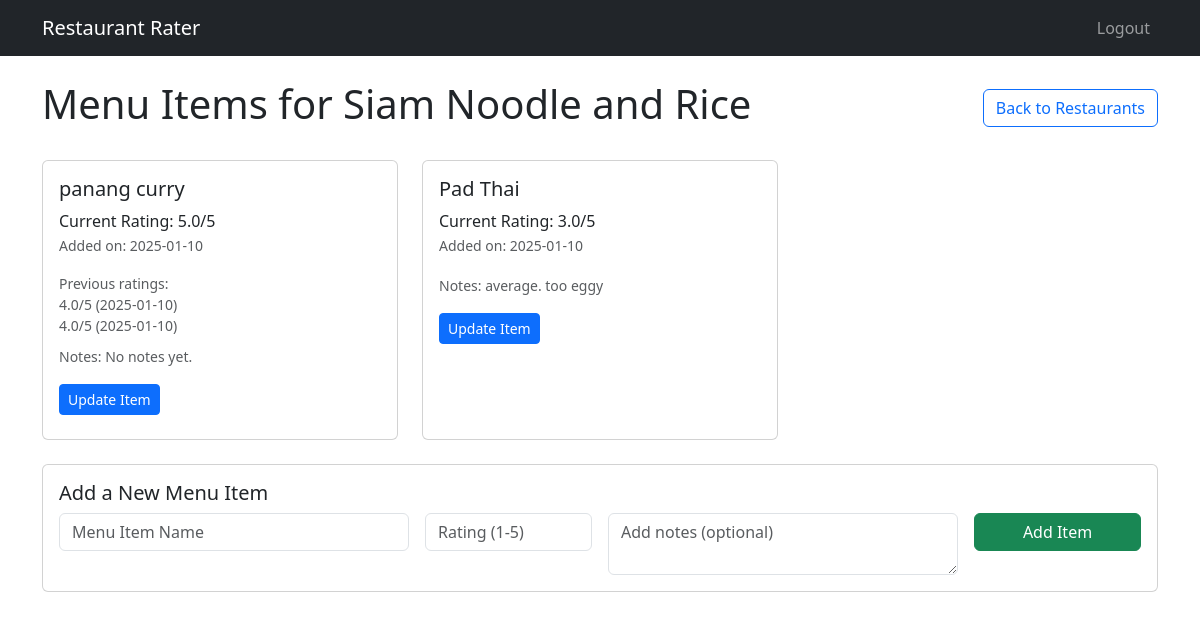
Screenshot of /restaurant/1 (signed in) with the database file from the repository.
### app.py (models this page shows, shortened)
class Restaurant(db.Model):
    id = db.Column(db.Integer, primary_key=True)
    name = db.Column(db.String(100), nullable=False)
    user_id = db.Column(db.Integer, db.ForeignKey('user.id'))
    user = db.relationship('User', backref=db.backref('restaurants', lazy=True))
    shared_with = db.relationship('User', secondary=restaurant_shares,
                                backref=db.backref('shared_restaurants', lazy=True))

class MenuItem(db.Model):
    id = db.Column(db.Integer, primary_key=True)
    name = db.Column(db.String(100), nullable=False)
    created_at = db.Column(db.DateTime, nullable=False, default=db.func.current_timestamp())
    restaurant_id = db.Column(db.Integer, db.ForeignKey('restaurant.id'))
    user_id = db.Column(db.Integer, db.ForeignKey('user.id'))
    restaurant = db.relationship('Restaurant', backref=db.backref('menu_items', lazy=True))
    user = db.relationship('User', backref=db.backref('menu_items', lazy=True))
    revisions = db.relationship('MenuItemRevision', backref='menu_item', order_by='MenuItemRevision.created_at.desc()')
    @property
    def rating(self):
        latest_revision = MenuItemRevision.query.filter_by(menu_item_id=self.id).order_by(MenuItemRevision.created_at.desc()).first()
        return latest_revision.rating if latest_revision else 0.0
    @property
    def notes(self):
        latest_revision = MenuItemRevision.query.filter_by(menu_item_id=self.id).order_by(MenuItemRevision.created_at.desc()).first()
        return latest_revision.notes if latest_revision else None

class MenuItemRevision(db.Model):
    id = db.Column(db.Integer, primary_key=True)
    menu_item_id = db.Column(db.Integer, db.ForeignKey('menu_item.id'))
    rating = db.Column(db.Float, nullable=False)
    created_at = db.Column(db.DateTime, nullable=False, default=db.func.current_timestamp())
    notes = db.Column(db.Text, nullable=True)

### app.py (the view)
@app.route('/restaurant/<int:restaurant_id>')
@login_required
def view_menu_items(restaurant_id):
    restaurant = Restaurant.query.get_or_404(restaurant_id)
    menu_items = MenuItem.query.filter_by(restaurant_id=restaurant_id).all()
    return render_template('menu_items.html', restaurant=restaurant, menu_items=menu_items)

### app.py (called while the page is built)
@login_manager.user_loader
def load_user(user_id):
    return User.query.get(int(user_id))

### templates/menu_items.html (shortened to what this page needs)
<!DOCTYPE html>
<html lang="en">
<head>
    <link href="https://cdn.jsdelivr.net/npm/bootstrap@5.3.2/dist/css/bootstrap.min.css" rel="stylesheet">
</head>
<body>
    <nav class="navbar navbar-expand-lg navbar-dark bg-dark">
        <div class="container">
            <a class="navbar-brand" href="/">Restaurant Rater</a>
            <div class="collapse navbar-collapse" id="navbarNav">
                <ul class="navbar-nav ms-auto">
                    <li class="nav-item">
                        <a class="nav-link" href="/logout">Logout</a>
                    </li>
                </ul>
            </div>
        </div>
    </nav>
    <div class="container mt-4">
        <div class="d-flex justify-content-between align-items-center mb-4">
            <h1>Menu Items for {{ restaurant.name }}</h1>
            <a href="{{ url_for('index') }}" class="btn btn-outline-primary">Back to Restaurants</a>
        </div>
        <div class="row row-cols-1 row-cols-md-3 g-4 mb-4">
            {% for item in menu_items %}
            <div class="col">
                <div class="card h-100">
                    <div class="card-body">
                        <h5 class="card-title">{{ item.name }}</h5>
                        <p class="card-text">
                            Current Rating: {{ "%.1f"|format(item.rating) }}/5
                            <br>
                            <small class="text-muted">Added on: {{ item.created_at.strftime('%Y-%m-%d') }}</small>
                        </p>
                        {% if item.revisions|length > 1 %}
                            <div class="small text-muted mb-2">
                                Previous ratings:
                                {% for revision in item.revisions[1:] %}
                                    <div>
                                        {{ "%.1f"|format(revision.rating) }}/5
                                        ({{ revision.created_at.strftime('%Y-%m-%d') }})
                                    </div>
                                {% endfor %}
                            </div>
                        {% endif %}
                        <p class="card-text"><small class="text-muted">Notes: {{ item.notes or "No notes yet." }}</small></p>
                        <button class="btn btn-sm btn-primary mb-2" type="button" data-bs-toggle="collapse"
                                data-bs-target="#updateItem{{ item.id }}">
                            Update Item
                        </button>
                    </div>
                </div>
            </div>
            {% endfor %}
        </div>
        <div class="card mb-4">
            <div class="card-body">
                <h5 class="card-title">Add a New Menu Item</h5>
                <form action="{{ url_for('add_menu_item', restaurant_id=restaurant.id) }}" method="POST" class="row g-3">
                    <div class="col-md-4">
                        <input type="text" class="form-control" name="name" placeholder="Menu Item Name" required>
                    </div>
                    <div class="col-md-2">
                        <input type="number" class="form-control" name="rating" min="1" max="5" step="0.1"
                               placeholder="Rating (1-5)" required>
                    </div>
                    <div class="col-md-4">
                        <textarea class="form-control" name="notes" placeholder="Add notes (optional)"></textarea>
                    </div>
                    <div class="col-md-2">
                        <button type="submit" class="btn btn-success w-100">Add Item</button>
                    </div>
                </form>
            </div>
        </div>
    </div>
</body>
</html>

### rows the page displays
Restaurant: name "Siam Noodle and Rice"
MenuItem: name "panang curry", created_at "2025-01-10", notes "No notes yet."
MenuItemRevision: rating "5.0"
MenuItemRevision: rating "4.0", created_at "2025-01-10"
MenuItemRevision: rating "4.0", created_at "2025-01-10"
MenuItem: name "Pad Thai", created_at "2025-01-10", notes "average. too eggy"
MenuItemRevision: rating "3.0"
